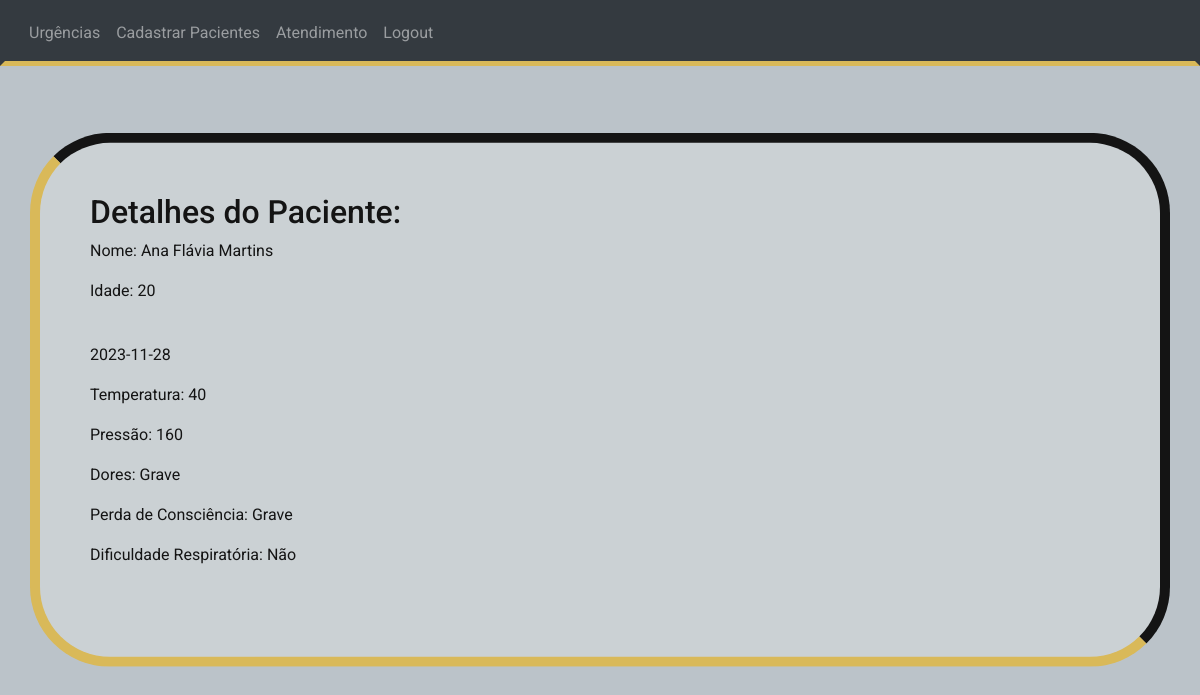
The page /detalhes_paciente/1 (signed in) on the database its author committed.
### website/models.py (models this page shows)
class Paciente(db.Model):
    id = db.Column(db.Integer, primary_key=True, unique=True)
    cpf = db.Column(db.String(10000))
    nome = db.Column(db.String(10000))
    idade = db.Column(db.Integer)
    atendimentos = db.relationship('Atendimento', backref='paciente', lazy=True)

class Atendimento(db.Model):
    id = db.Column(db.Integer, primary_key=True, unique=True)
    data_atendimento = db.Column(db.Date, nullable=False, default=datetime.now)
    temperatura = db.Column(db.Integer)
    pressao  = db.Column(db.Integer)
    dores = db.Column(db.Integer)
    perda_consciencia = db.Column(db.Integer)
    dificuldade_respiratoria = db.Column(db.Integer)
    urgencia = db.Column(db.Integer)
    atendido = db.Column(db.Boolean)
    paciente_id = db.Column(db.Integer, db.ForeignKey('paciente.id'))

### website/auth.py (the view)
@auth.route('/detalhes_paciente/<int:paciente_id>')
@login_required
def detalhes_paciente(paciente_id):
    paciente = Paciente.query.get(paciente_id)
    atendimentos = Atendimento.query.filter_by(paciente_id=paciente_id).all()
    return render_template('detalhes_paciente.html', user=current_user, paciente=paciente, atendimentos=atendimentos)

### website/__init__.py (called while the page is built)
def create_app():
    app = Flask(__name__)
    app.config['SECRET_KEY'] = 'senha' #proteger o nosso site
    app.config['SQLALCHEMY_DATABASE_URI'] = f'sqlite:///{DB_NAME}'
    db.init_app(app)
    from .views import views
    from .auth import auth
    app.register_blueprint(views, url_prefix='/')
    app.register_blueprint(auth, url_prefix='/')
    from .models import User, Paciente
    with app.app_context():
        db.create_all()
        print('Banco de dados criado!')
    login_manager = LoginManager()
    login_manager.login_view = 'auth.login'
    login_manager.init_app(app)
    @login_manager.user_loader
    def load_user(id):
        return User.query.get(int(id))
    return app

### website/templates/detalhes_paciente.html (shortened to what this page needs)
{% extends "base.html" %}
{% block conteudo %}
    <h2>Detalhes do Paciente:</h2>
    <p>Nome: {{ paciente.nome }}</p>
    <p>Idade: {{ paciente.idade }}</p>
    <br/>
    {% for atendimento in atendimentos %}
      <p>{{ atendimento.data_atendimento }}</p>
      <p>Temperatura: {{ atendimento.temperatura }}</p>
      <p>Pressão: {{ atendimento.pressao }}</p>
      {% if atendimento.dores == 0 %}
        <p>Dores: Não</p>
      {% elif atendimento.dores == 1 %}
        <p>Dores: Leve</p>
      {% else %}
        <p>Dores: Grave</p>
      {% endif %}
      {% if atendimento.perda_consciencia == 0 %}
        <p>Perda de Consciência: Não</p>
      {% elif atendimento.perda_consciencia == 1 %}
        <p>Perda de Consciência: Leve</p>
      {% else %}
        <p>Perda de Consciência: Grave</p>
      {% endif %}
      {% if atendimento.dificuldade_respiratoria == 0 %}
        <p>Dificuldade Respiratória: Não</p>
      {% elif atendimento.dificuldade_respiratoria == 1 %}
        <p>Dificuldade Respiratória: Leve</p>
      {% else %}
        <p>Dificuldade Respiratória: Grave</p>
      {% endif %}
      <br/>
  {% endfor %}
{% endblock %}

### website/static/style.css (style rules this page uses)
* { font-family: 'Roboto', sans-serif; box-sizing: border-box; }
body, html { background-color: #BBC3C9; position: relative; height: 100%; }

### rows shown on the page
Paciente: nome "Ana Flávia Martins", idade "20"
Atendimento: data_atendimento "2023-11-28", temperatura "40", pressao "160", dores "Dores: Grave", perda_consciencia "Perda de Consciência: Grave", dificuldade_respiratoria "Dificuldade Respiratória: Não"
